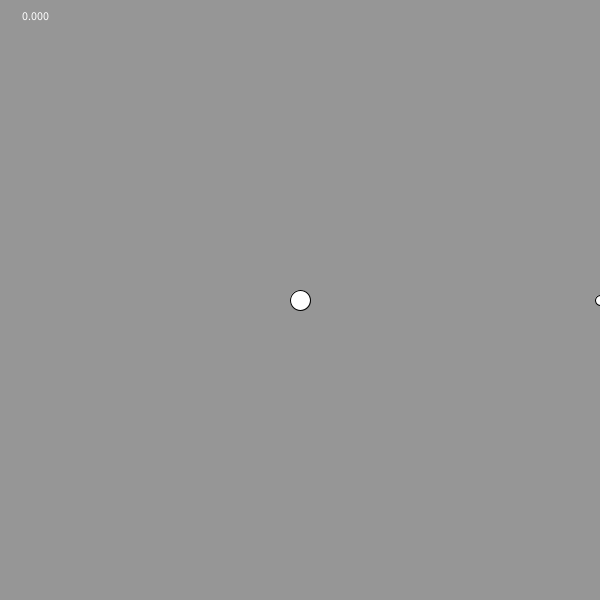
Frame 1 (no input)
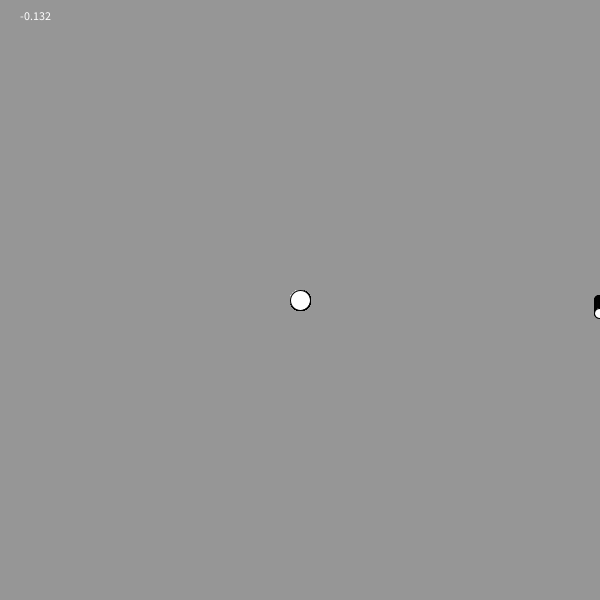
Frame 60 (the mouse pressed at the canvas centre just before this capture)
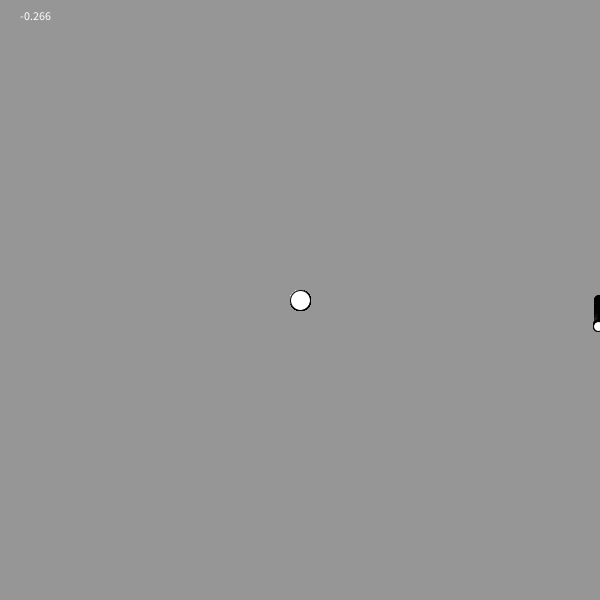
Frame 120 (the mouse held since frame 60 and released just before this capture)

The Processing sketch that drew these frames (run headless with seeded random() and noise(); from frame 60 on, the mouse is pressed at the canvas centre):

// Processing sketch: orbit_solution
// ── orbit_solution.pde
float r = 300;
float rv = 0;
float ra = 0;
float a = 0;
float av = 0.005;
float aa = 0;
float dt = 0.00001;
float gm = 2030;

PGraphics layout;

void setup(){
  size(600, 600);
  layout = createGraphics(width, height);
  layout.beginDraw();
  layout.background(150);
  layout.endDraw();
}

void draw(){
  layout.beginDraw();
  layout.translate(width / 2, height / 2);
  layout.ellipse(0, 0, 20, 20);
  layout.ellipse(r * cos(a), r * sin(a), 10, 10);
  layout.endDraw();
  
  background(layout);
  
  text(rv, 20, 20);
  
  for(int i = 0; i < 15000; i++){
    ra = av * av * r - gm / (r * r);
    aa = -2 * rv * av / r;
    rv += ra * dt;
    r += rv * dt;
    av += aa * dt;
    a += av * dt;
    if(abs(a) > TWO_PI){
      a = a - TWO_PI * a / abs(a);
    }
  }
}
